Frame 1 (no input): blank canvas, image omitted
Frame 60 (the mouse pressed at the canvas centre just before this capture): blank canvas, image omitted
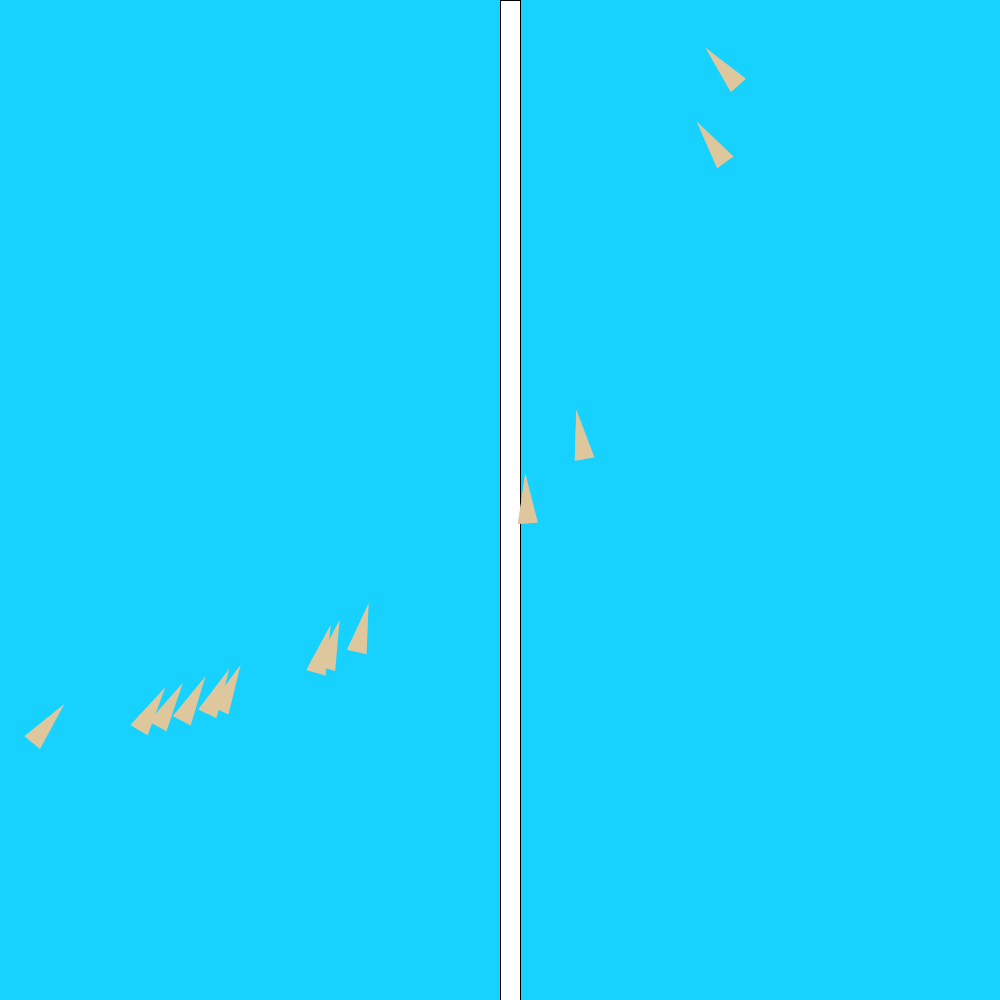
Frame 120 (the mouse held since frame 60 and released just before this capture)

The Processing sketch whose frames 1 and 60 were blank and that drew this single picture after the mouse press (run headless with seeded random() and noise(); from frame 60 on, the mouse is pressed at the canvas centre):

// Processing sketch: processing_161620
// ── processing_161620.pde

int barWidth = 20;
int lastBar = -1;

void setup()
{
  size(1000,1000);

  background(23,210,255);

}

void draw()
{
  fill(222,199,157);
  if (mousePressed) {
    int whichBar = mouseX / barWidth;
  if (whichBar != lastBar) {
    int barX = whichBar * barWidth;
    fill(mouseY, height, height);
    rect(barX, 0, barWidth, height);
    lastBar = whichBar;
    noStroke();
  }
  rotate ( random(0,100) );
  triangle(mouseX-10,mouseY+50,mouseX,mouseY,mouseX+10,mouseY+50);
  triangle(mouseX-10,mouseY+50,mouseX,mouseY,mouseX,mouseY+50);
 
  }
}
